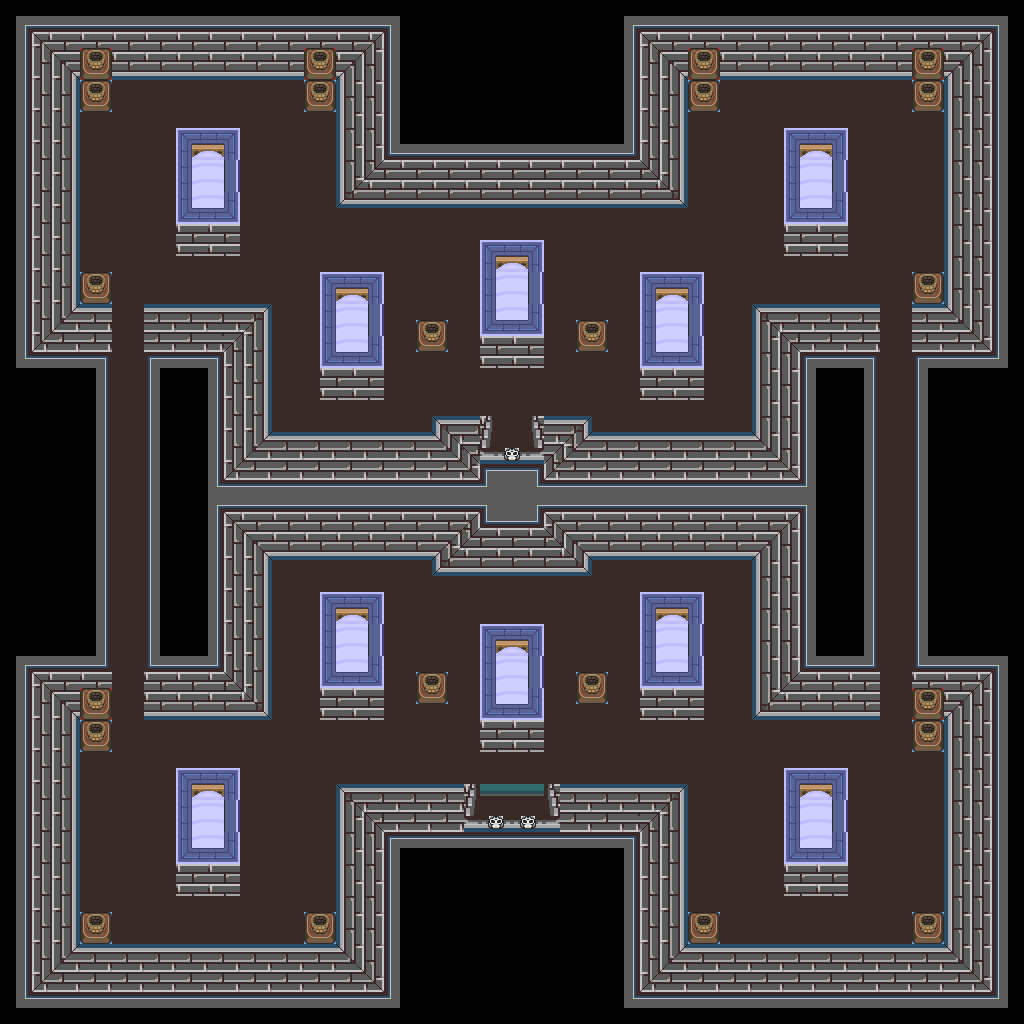

This game map was drawn from its Tiled (.tmx) file and the tilesets committed beside it. A one-line description and the trimmed map source follow:
An orthogonal 64x64 tile map with 16x16 px tiles, 1 tile layer (base), 1 hidden layer not drawn and 32 objects.

<map version="1.10" tiledversion="1.12.1" orientation="orthogonal" renderorder="right-down" width="64" height="64" tilewidth="16" tileheight="16" infinite="0" nextlayerid="3" nextobjectid="33">
 <tileset firstgid="1" source="../classiciphone_pics4.tsx" />
 <layer id="1" name="base" width="64" height="64">
  <data>[4096 cells, 4096 non-empty, 99 distinct tile ids]</data>
 </layer>
 <layer id="2" name="collision" width="64" height="64" visible="0">
  <properties><property name="collision" value="true" /></properties>
  <data>[4096 cells, 2624 non-empty, 1 distinct tile ids]</data>
 </layer>
 <objectgroup id="3" name="npcs">
  <object id="1" x="496.0" y="416.0" width="16" height="16">
   <properties>
    <property name="gani" value="darkstep2.png" />
    <property name="script" type="string">-- Auto-converted from GraalScript
-- [CLIENT-SIDE — server no-op]
-- dontblock;
-- drawunderplayer;</property>
   </properties>
  </object>
  <object id="2" x="480.0" y="624.0" width="16" height="16">
   <properties>
    <property name="gani" value="vamptomb.png" />
    <property name="script" type="string">-- Auto-converted from GraalScript
-- [CLIENT-SIDE — server no-op]
-- dontblock;
-- drawunderplayer;</property>
   </properties>
  </object>
  <object id="3" x="96.0" y="304.0" width="16" height="16">
   <properties>
    <property name="gani" value="stonestairs.png" />
    <property name="script" type="string">-- Auto-converted from GraalScript
-- [CLIENT-SIDE — server no-op]
-- dontblock;
-- drawunderplayer;</property>
   </properties>
  </object>
  <object id="4" x="864.0" y="304.0" width="16" height="16">
   <properties>
    <property name="gani" value="stonestairs.png" />
    <property name="script" type="string">-- Auto-converted from GraalScript
-- [CLIENT-SIDE — server no-op]
-- dontblock;
-- drawunderplayer;</property>
   </properties>
  </object>
  <object id="5" x="96.0" y="656.0" width="16" height="16">
   <properties>
    <property name="gani" value="stonestairsd.png" />
    <property name="script" type="string">-- Auto-converted from GraalScript
-- [CLIENT-SIDE — server no-op]
-- dontblock;
-- drawunderplayer;</property>
   </properties>
  </object>
  <object id="6" x="864.0" y="656.0" width="16" height="16">
   <properties>
    <property name="gani" value="stonestairsd.png" />
    <property name="script" type="string">-- Auto-converted from GraalScript
-- [CLIENT-SIDE — server no-op]
-- dontblock;
-- drawunderplayer;</property>
   </properties>
  </object>
  <object id="7" x="304.0" y="880.0" width="16" height="16">
   <properties>
    <property name="gani" value="darkpillar.png" />
    <property name="script" type="string">-- Auto-converted from GraalScript
-- if (playerenters) {
self.dontblock = true
end</property>
   </properties>
  </object>
  <object id="8" x="80.0" y="880.0" width="16" height="16">
   <properties>
    <property name="gani" value="darkpillar.png" />
    <property name="script" type="string">-- Auto-converted from GraalScript
-- if (playerenters) {
self.dontblock = true
end</property>
   </properties>
  </object>
  <object id="9" x="80.0" y="688.0" width="16" height="16">
   <properties>
    <property name="gani" value="darkpillar.png" />
    <property name="script" type="string">-- Auto-converted from GraalScript
-- if (playerenters) {
self.dontblock = true
end</property>
   </properties>
  </object>
  <object id="10" x="688.0" y="880.0" width="16" height="16">
   <properties>
    <property name="gani" value="darkpillar.png" />
    <property name="script" type="string">-- Auto-converted from GraalScript
-- if (playerenters) {
self.dontblock = true
end</property>
   </properties>
  </object>
  <object id="11" x="912.0" y="880.0" width="16" height="16">
   <properties>
    <property name="gani" value="darkpillar.png" />
    <property name="script" type="string">-- Auto-converted from GraalScript
-- if (playerenters) {
self.dontblock = true
end</property>
   </properties>
  </object>
  <object id="12" x="912.0" y="48.0" width="16" height="16">
   <properties>
    <property name="gani" value="darkpillar.png" />
    <property name="script" type="string">-- Auto-converted from GraalScript
</property>
   </properties>
  </object>
  <object id="13" x="688.0" y="48.0" width="16" height="16">
   <properties>
    <property name="gani" value="darkpillar.png" />
    <property name="script" type="string">-- Auto-converted from GraalScript
</property>
   </properties>
  </object>
  <object id="14" x="912.0" y="240.0" width="16" height="16">
   <properties>
    <property name="gani" value="darkpillar.png" />
    <property name="script" type="string">-- Auto-converted from GraalScript
-- if(playerenters) dontblock;</property>
   </properties>
  </object>
  <object id="15" x="80.0" y="240.0" width="16" height="16">
   <properties>
    <property name="gani" value="darkpillar.png" />
    <property name="script" type="string">-- Auto-converted from GraalScript
-- if(playerenters) dontblock;</property>
   </properties>
  </object>
  <object id="16" x="80.0" y="48.0" width="16" height="16">
   <properties>
    <property name="gani" value="darkpillar.png" />
    <property name="script" type="string">-- Auto-converted from GraalScript
</property>
   </properties>
  </object>
  <object id="17" x="304.0" y="48.0" width="16" height="16">
   <properties>
    <property name="gani" value="darkpillar.png" />
    <property name="script" type="string">-- Auto-converted from GraalScript
</property>
   </properties>
  </object>
  <object id="18" x="576.0" y="640.0" width="16" height="16">
   <properties>
    <property name="gani" value="darkpillar.png" />
    <property name="script" type="string">-- Auto-converted from GraalScript
-- if (playerenters) {
self.dontblock = true
end</property>
   </properties>
  </object>
  <object id="19" x="416.0" y="640.0" width="16" height="16">
   <properties>
    <property name="gani" value="darkpillar.png" />
    <property name="script" type="string">-- Auto-converted from GraalScript
-- if (playerenters) {
self.dontblock = true
end</property>
   </properties>
  </object>
  <object id="20" x="576.0" y="288.0" width="16" height="16">
   <properties>
    <property name="gani" value="darkpillar.png" />
    <property name="script" type="string">-- Auto-converted from GraalScript
-- if (playerenters) {
self.dontblock = true
end</property>
   </properties>
  </object>
  <object id="21" x="416.0" y="288.0" width="16" height="16">
   <properties>
    <property name="gani" value="darkpillar.png" />
    <property name="script" type="string">-- Auto-converted from GraalScript
-- if (playerenters) {
self.dontblock = true
end</property>
   </properties>
  </object>
  <object id="22" x="320.0" y="592.0" width="16" height="16">
   <properties>
    <property name="gani" value="vamptomb.png" />
    <property name="script" type="string">-- Auto-converted from GraalScript
-- [CLIENT-SIDE — server no-op]
-- dontblock;
-- drawunderplayer;</property>
   </properties>
  </object>
  <object id="23" x="640.0" y="592.0" width="16" height="16">
   <properties>
    <property name="gani" value="vamptomb.png" />
    <property name="script" type="string">-- Auto-converted from GraalScript
-- [CLIENT-SIDE — server no-op]
-- dontblock;
-- drawunderplayer;</property>
   </properties>
  </object>
  <object id="24" x="784.0" y="768.0" width="16" height="16">
   <properties>
    <property name="gani" value="vamptomb.png" />
    <property name="script" type="string">-- Auto-converted from GraalScript
-- [CLIENT-SIDE — server no-op]
-- dontblock;
-- drawunderplayer;</property>
   </properties>
  </object>
  </objectgroup>
</map>
<!-- 8 of 32 objects omitted -->
